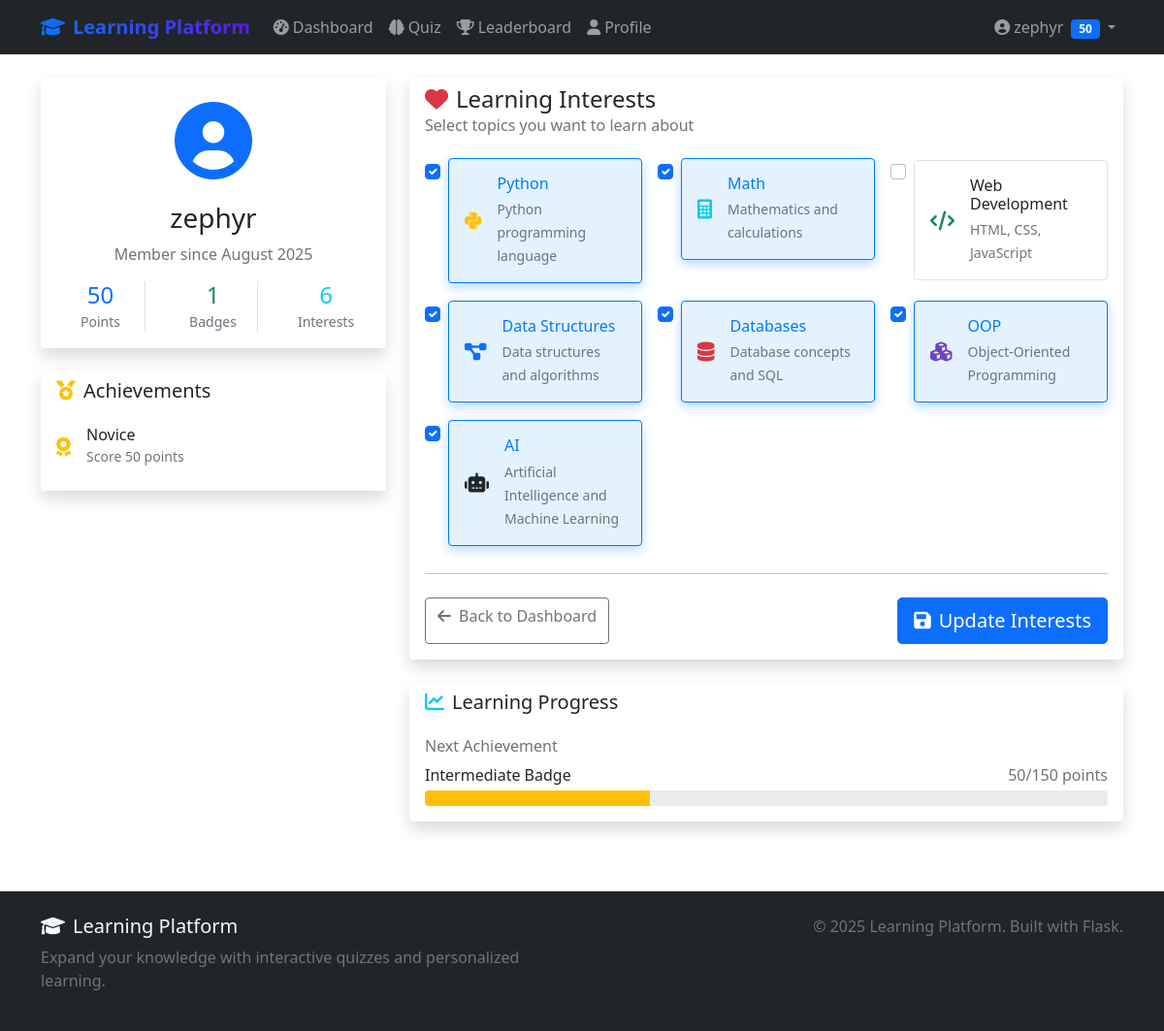
Page /profile (signed in) on the committed database.
### app.py (models this page shows, shortened)
class User(UserMixin, db.Model):
    id = db.Column(db.Integer, primary_key=True)
    username = db.Column(db.String(80), unique=True, nullable=False, index=True)
    password_hash = db.Column(db.String(120), nullable=False)
    score = db.Column(db.Integer, default=0)
    is_admin = db.Column(db.Boolean, default=False)
    created_at = db.Column(db.DateTime, default=datetime.utcnow)
    badges = db.relationship('Badge', secondary=user_badges, lazy='subquery',
                           backref=db.backref('users', lazy=True))
    interests = db.relationship('Topic', secondary=user_interests, lazy='subquery',
                              backref=db.backref('interested_users', lazy=True))
    quiz_history = db.relationship('QuizHistory', backref='user', lazy=True, cascade='all, delete-orphan')

class Badge(db.Model):
    id = db.Column(db.Integer, primary_key=True)
    name = db.Column(db.String(50), unique=True, nullable=False)
    description = db.Column(db.String(200))
    points_required = db.Column(db.Integer, default=0)

class Topic(db.Model):
    id = db.Column(db.Integer, primary_key=True)
    name = db.Column(db.String(50), unique=True, nullable=False, index=True)
    description = db.Column(db.String(200))
    questions = db.relationship('Question', backref='topic_obj', lazy=True)

### app.py (the view, shortened to what this page needs)
@app.route('/profile', methods=['GET', 'POST'])
@login_required
def profile():
    topics = Topic.query.all()
    return render_template('profile.html', topics=topics)

### app.py (called while the page is built)
@login_manager.user_loader
def load_user(user_id):
    return User.query.get(int(user_id))

### templates/profile.html (shortened to what this page needs)
{% extends "base.html" %}
{% block content %}
<div class="container py-4">
    <div class="row">
        <div class="col-md-4 mb-4">
            <div class="card border-0 shadow">
                <div class="card-body text-center">
                    <div class="display-1 text-primary mb-3">
                        <i class="fas fa-user-circle"></i>
                    </div>
                    <h3 class="card-title">{{ current_user.username }}</h3>
                    <p class="text-muted mb-3">Member since {{ current_user.created_at.strftime('%B %Y') }}</p>
                    <div class="row text-center">
                        <div class="col-4">
                            <div class="border-end">
                                <h4 class="text-primary mb-0">{{ current_user.score }}</h4>
                                <small class="text-muted">Points</small>
                            </div>
                        </div>
                        <div class="col-4">
                            <div class="border-end">
                                <h4 class="text-success mb-0">{{ current_user.badges|length }}</h4>
                                <small class="text-muted">Badges</small>
                            </div>
                        </div>
                        <div class="col-4">
                            <h4 class="text-info mb-0">{{ current_user.interests|length }}</h4>
                            <small class="text-muted">Interests</small>
                        </div>
                    </div>
                </div>
            </div>
            <div class="card border-0 shadow mt-4">
                <div class="card-header bg-white border-0">
                    <h5 class="card-title mb-0">
                        <i class="fas fa-medal me-2 text-warning"></i>Achievements
                    </h5>
                </div>
                <div class="card-body">
                    {% if current_user.badges %}
                        {% for badge in current_user.badges %}
                        <div class="d-flex align-items-center mb-2">
                            <div class="text-warning me-3">
                                <i class="fas fa-award fa-lg"></i>
                            </div>
                            <div>
                                <h6 class="mb-0">{{ badge.name }}</h6>
                                <small class="text-muted">{{ badge.description }}</small>
                            </div>
                        </div>
                        {% endfor %}
                    {% else %}
                        <div class="text-center text-muted py-3">
                            <i class="fas fa-medal display-4 opacity-25 mb-2"></i>
                            <p class="mb-0">No badges yet!</p>
                            <small>Start taking quizzes to earn achievements.</small>
                        </div>
                    {% endif %}
                </div>
            </div>
        </div>
        <div class="col-md-8">
            <div class="card border-0 shadow">
                <div class="card-header bg-white border-0">
                    <h4 class="card-title mb-0">
                        <i class="fas fa-heart me-2 text-danger"></i>Learning Interests
                    </h4>
                    <p class="text-muted mb-0">Select topics you want to learn about</p>
                </div>
                <div class="card-body">
                    <form method="POST" action="{{ url_for('profile') }}">
                        <div class="row g-3">
                            {% for topic in topics %}
                            <div class="col-md-6 col-lg-4">
                                <div class="form-check">
                                    <input class="form-check-input"
                                           type="checkbox"
                                           value="{{ topic.name }}"
                                           id="interest_{{ topic.id }}"
                                           name="interests"
                                           {% if topic in current_user.interests %}checked{% endif %}>
                                    <label class="form-check-label w-100 p-3 border rounded cursor-pointer interest-label"
                                           for="interest_{{ topic.id }}">
                                        <div class="d-flex align-items-center">
                                            <div class="me-3">
                                                {% if topic.name == 'Python' %}
                                                    <i class="fab fa-python text-warning fa-lg"></i>
                                                {% elif topic.name == 'Math' %}
                                                    <i class="fas fa-calculator text-info fa-lg"></i>
                                                {% elif topic.name == 'Web Development' %}
                                                    <i class="fas fa-code text-success fa-lg"></i>
                                                {% elif topic.name == 'Data Structures' %}
                                                    <i class="fas fa-project-diagram text-primary fa-lg"></i>
                                                {% elif topic.name == 'Databases' %}
                                                    <i class="fas fa-database text-danger fa-lg"></i>
                                                {% elif topic.name == 'OOP' %}
                                                    <i class="fas fa-cubes text-purple fa-lg"></i>
                                                {% elif topic.name == 'AI' %}
                                                    <i class="fas fa-robot text-dark fa-lg"></i>
                                                {% else %}
                                                    <i class="fas fa-book text-secondary fa-lg"></i>
                                                {% endif %}
                                            </div>
                                            <div>
                                                <h6 class="mb-1">{{ topic.name }}</h6>
                                                {% if topic.description %}
                                                <small class="text-muted">{{ topic.description }}</small>
                                                {% endif %}
                                            </div>
                                        </div>
                                    </label>
                                </div>
                            </div>
                            {% endfor %}
                        </div>
                        <hr class="my-4">
                        <div class="d-flex justify-content-between">
                            <a href="{{ url_for('dashboard') }}" class="btn btn-outline-secondary">
                                <i class="fas fa-arrow-left me-2"></i>Back to Dashboard
                            </a>
                            <button type="submit" class="btn btn-primary btn-lg">
                                <i class="fas fa-save me-2"></i>Update Interests
                            </button>
                        </div>
                    </form>
                </div>
            </div>
            <div class="card border-0 shadow mt-4">
                <div class="card-header bg-white border-0">
                    <h5 class="card-title mb-0">
                        <i class="fas fa-chart-line me-2 text-info"></i>Learning Progress
                    </h5>
                </div>
                <div class="card-body">
                    <div class="row g-3">
                        <div class="col-12">
                            <h6 class="text-muted mb-2">Next Achievement</h6>
                            {% if current_user.score < 50 %}
                                <div class="d-flex justify-content-between mb-1">
                                    <span>Novice Badge</span>
                                    <span class="text-muted">{{ current_user.score }}/50 points</span>
                                </div>
                                <div class="progress">
                                    <div class="progress-bar bg-info" style="width: {{ (current_user.score / 50 * 100)|round }}%"></div>
                                </div>
                            {% elif current_user.score < 150 %}
                                <div class="d-flex justify-content-between mb-1">
                                    <span>Intermediate Badge</span>
                                    <span class="text-muted">{{ current_user.score }}/150 points</span>
                                </div>
                                <div class="progress">
                                    <div class="progress-bar bg-warning" style="width: {{ (current_user.score / 150 * 100)|round }}%"></div>
                                </div>
                            {% else %}
                                <div class="text-center text-success">
                                    <i class="fas fa-crown fa-2x mb-2"></i>
                                    <p class="mb-0">All achievements unlocked!</p>
                                    <small class="text-muted">You're a learning champion!</small>
                                </div>
                            {% endif %}
                        </div>
                    </div>
                </div>
            </div>
        </div>
    </div>
</div>
{% endblock %}

### templates/base.html (shortened to what this page needs)
<!DOCTYPE html>
<html lang="en">
<head>
    <link href="https://cdnjs.cloudflare.com/ajax/libs/bootstrap/5.1.3/css/bootstrap.min.css" rel="stylesheet">
    <link href="https://cdnjs.cloudflare.com/ajax/libs/font-awesome/6.0.0/css/all.min.css" rel="stylesheet">
</head>
<body>
    <nav class="navbar navbar-expand-lg navbar-dark bg-dark">
        <div class="container">
            <a class="navbar-brand" href="{{ url_for('index') }}">
                <i class="fas fa-graduation-cap me-2"></i>Learning Platform
            </a>
            <div class="collapse navbar-collapse" id="navbarNav">
                <ul class="navbar-nav me-auto">
                    {% if current_user.is_authenticated %}
                        <li class="nav-item">
                            <a class="nav-link" href="{{ url_for('dashboard') }}">
                                <i class="fas fa-tachometer-alt me-1"></i>Dashboard
                            </a>
                        </li>
                        <li class="nav-item">
                            <a class="nav-link" href="{{ url_for('quiz') }}">
                                <i class="fas fa-brain me-1"></i>Quiz
                            </a>
                        </li>
                        <li class="nav-item">
                            <a class="nav-link" href="{{ url_for('leaderboard') }}">
                                <i class="fas fa-trophy me-1"></i>Leaderboard
                            </a>
                        </li>
                        <li class="nav-item">
                            <a class="nav-link" href="{{ url_for('profile') }}">
                                <i class="fas fa-user me-1"></i>Profile
                            </a>
                        </li>
                    {% endif %}
                </ul>
                <ul class="navbar-nav">
                    {% if current_user.is_authenticated %}
                        <li class="nav-item dropdown">
                            <a class="nav-link dropdown-toggle" href="#" id="userDropdown" role="button" data-bs-toggle="dropdown">
                                <i class="fas fa-user-circle me-1"></i>{{ current_user.username }}
                                <span class="badge bg-primary ms-1">{{ current_user.score }}</span>
                            </a>
                        </li>
                    {% endif %}
                </ul>
            </div>
        </div>
    </nav>
    <main>
        {% block content %}{% endblock %}
    </main>
    <footer class="bg-dark text-light mt-5 py-4">
        <div class="container">
            <div class="row">
                <div class="col-md-6">
                    <h5><i class="fas fa-graduation-cap me-2"></i>Learning Platform</h5>
                    <p class="text-muted">Expand your knowledge with interactive quizzes and personalized learning.</p>
                </div>
                <div class="col-md-6 text-md-end">
                    <p class="text-muted mb-0">&copy; 2025 Learning Platform. Built with Flask.</p>
                </div>
            </div>
        </div>
    </footer>
</body>
</html>

### templates/base.html (style rules this page uses)
.navbar-brand { font-weight: bold; background: linear-gradient(45deg, #007bff, #6610f2); -webkit-background-clip: text; -webkit-text-fill-color: transparent; background-clip: text; }

### templates/profile.html (style rules this page uses)
.interest-label { transition: all 0.2s ease; cursor: pointer; }
.form-check-input:checked + .interest-label { background-color: #e3f2fd; border-color: #007bff !important; color: #007bff; transform: translateY(-2px); box-shadow: 0 4px 12px rgba(0,123,255,0.3); }
.cursor-pointer { cursor: pointer; }
.text-purple { color: #6f42c1 !important; }

### rows in the picture
User: username "zephyr", score "50", created_at "August 2025"
Badge: name "Novice", description "Score 50 points"
Topic: name "Python", description "Python programming language"
Topic: name "Math", description "Mathematics and calculations"
Topic: name "Web Development", description "HTML, CSS, JavaScript"
Topic: name "Data Structures", description "Data structures and algorithms"
Topic: name "Databases", description "Database concepts and SQL"
Topic: name "OOP", description "Object-Oriented Programming"
Topic: name "AI", description "Artificial Intelligence and Machine Learning"

### other values in the picture
{{ current_user.badges|length }} "1"
{{ current_user.interests|length }} "6"
